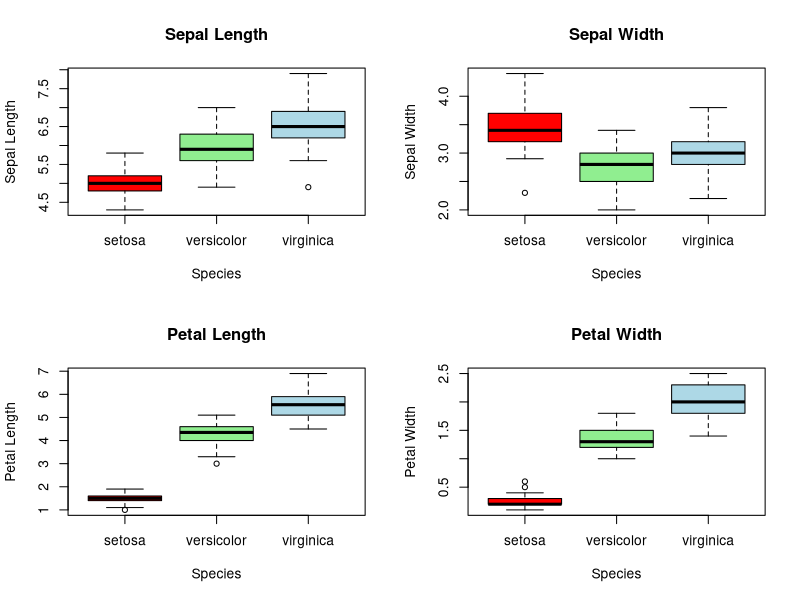

Source code (R):
## ---- chunk 1
knitr::opts_chunk$set(echo = TRUE)
## ---- chunk 2
fibSequence<- function(len = 10){
  if(len <=0){
    stop("Length should be greater than 1.")
  }
  fibSeq <- numeric(len)
  fibSeq[1] <- 0
  if (len > 1) {
    fibSeq[2] <- 1
  }
  if (len >2){
    for (i in 3:len) {
      fibSeq[i] <- fibSeq[i - 1] + fibSeq[i - 2]
    }
  }
  
  res <- list(cSeqType = "Fibonacci", 
              nSeqLen = len, 
              iFibSeq = fibSeq)
  return(res)
}

fibonacci1 <- fibSequence(1)
fibonacci35 <- fibSequence(35)

print(fibonacci1)
print(fibonacci35)
## ---- chunk 3
mySequence <- function(len = 10) {
  # len = requested sequence length
  sequence_result <- c()
  # Starting from 1 until we get 'len' number of sequence
  number <- 1
  while (length(sequence_result)<len) {
    # Divisible by 2 and 3 or not
    if (number%%2 != 0 && number%%3 != 0) {
      sequence_result <- c(sequence_result,number)
    }
    number <- number + 1 #Checking next number
  }
  # Package the results 
  
  res <- list(cSeqType = "Not divisible by 2 or 3", 
              nSeqLen = len, 
              iMySeq = sequence_result) 
  return(res) 
}

sequence1 <- mySequence(1)
sequence56 <- mySequence(56)

print(sequence1)
print(sequence56)
## ---- chunk 4
species_boxplots <- function(){
  par(mfrow = c(2,2))
  # Box plot for Sepal Length by Species
  boxplot(Sepal.Length~Species,data = iris,
          main ="Sepal Length", xlab = "Species",ylab = "Sepal Length",
          col = c("red","lightgreen","lightblue"))
  # Box plot for Sepal Width by Species
  boxplot(Sepal.Width~Species,data = iris,
          main ="Sepal Width", xlab = "Species",ylab = "Sepal Width",
          col = c("red","lightgreen","lightblue"))
  # Box plot for Petal Length by Species
  boxplot(Petal.Length~Species,data = iris,
          main ="Petal Length", xlab = "Species",ylab = "Petal Length",
          col = c("red","lightgreen","lightblue"))
  # Box plot for Petal Width by Species
  boxplot(Petal.Width~Species,data = iris,
          main ="Petal Width", xlab = "Species",ylab = "Petal Width",
          col = c("red","lightgreen","lightblue"))
}
species_boxplots()
## ---- chunk 5
outlierThresholds <- function(x, k = 1.5) { 
  # x = vector to be processed
  # note x belongs to a single category of data
  # k = k value to be used by Tukey's approach
  q1 <- quantile(x,probs = 0.25)
  
  q3 <- quantile(x,probs = 0.75)
  
  # Calculating the interquartile range
  iqr <- q3-q1
  
  # Calculating the lower and upper thresholds using Tukey's fences
  lowerThreshold <- q1 - k*iqr
  upperThreshold <- q3 + k*iqr
  
  # Returning the thresholds as vector
  result <- c(Upper = upperThreshold,Lower = lowerThreshold)
  return(result)
}
outlierThresholds(iris$Sepal.Length)
## ---- chunk 6
outlierIds_helper <- function(x, k = 1.5) {
  # x = vector to be processed
  # note x belongs to a single category of data
  # k = k value to be used by Tukey's approach
  q1 <- quantile(x,probs = 0.25)
  
  q3 <- quantile(x,probs = 0.75)
  
  # Calculating the interquartile range
  iqr <- q3-q1
  
  # Calculating the lower and upper thresholds using Tukey's fences
  lowerThreshold <- q1 - k*iqr
  upperThreshold <- q3 + k*iqr
  
  # Finding the indices of outliers
  outlier_indices <- which(x < lowerThreshold | x > upperThreshold)
  
  if (length(outlier_indices)==0) {
    return(NULL)
  }
  else{
    # Returning indices of outliers
    return(outlier_indices)
  }
}

outlierIds_helper(iris$Sepal.Length)
